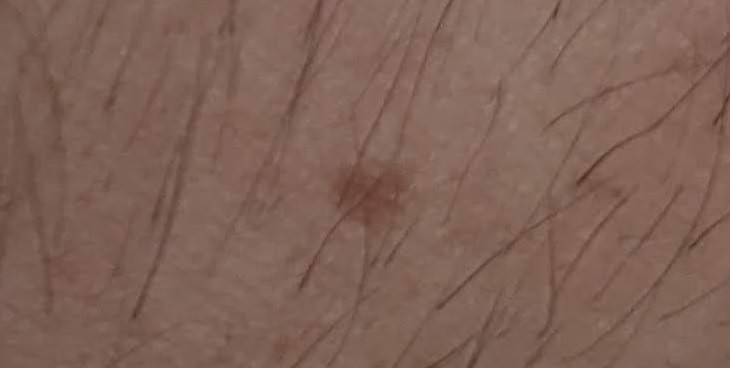
#> input picture Traitement image/pre_processing/essai1.jpg, 730 x 368 px, found by its file name
$ python test.py
#> lines starting #> are read from the running program, lines starting #| are printed output that depends on the picture
import numpy as np
import cv2
import matplotlib.pyplot as plt

sansillum=cv2.imread("C:/tout/Cours/telecom/PAF/essai1.jpg", cv2.IMREAD_UNCHANGED)
#> sansillum is the input picture: shape (368, 730, 3); mean B, G, R 87, 98.4, 127.9
sansillum_bw = cv2.imread("C:/tout/Cours/telecom/PAF/essai1.jpg", 0)
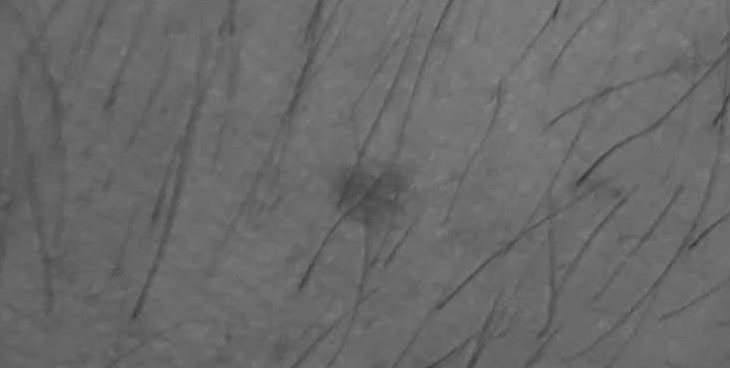
#> sansillum_bw: shape (368, 730); min 51, max 136, mean 105.9
avecillum = cv2.imread("C:/tout/Cours/telecom/PAF/essai2.jpg")
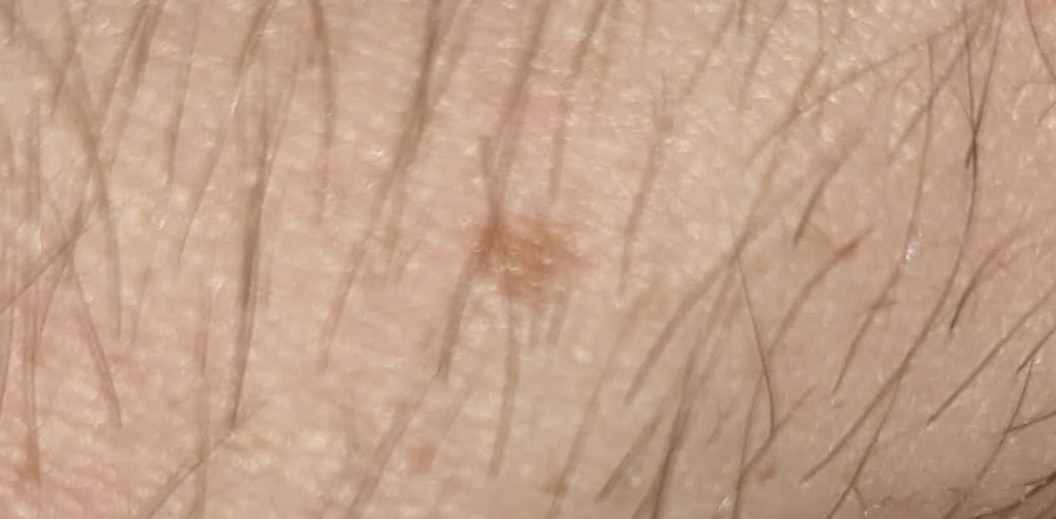
#> input picture photos colin/essai2.jpg, 1056 x 519 px, found by its file name
#> avecillum is the input picture: shape (519, 1056, 3); mean B, G, R 139.3, 161.1, 195.3
avecillum_bw = cv2.imread("C:/tout/Cours/telecom/PAF/essai2.jpg", 0)
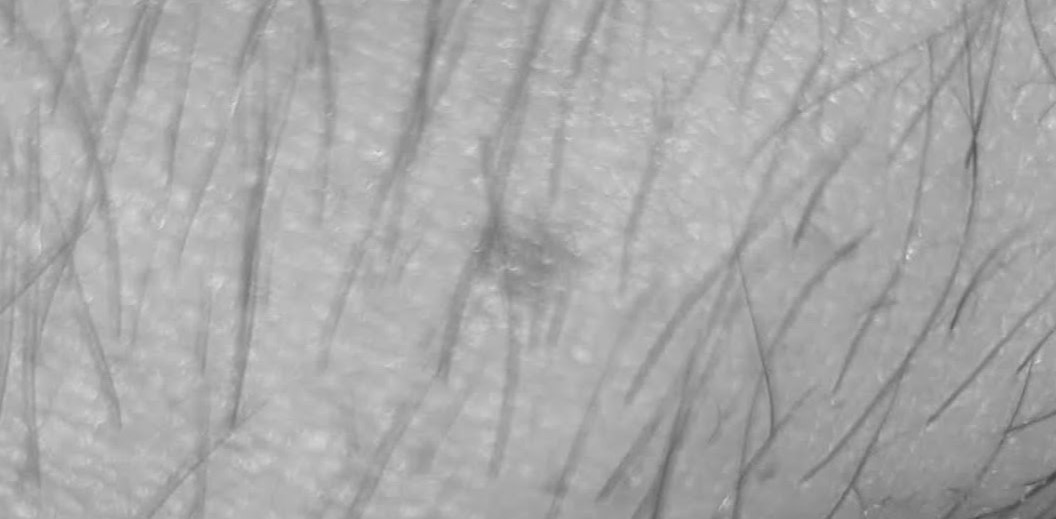
#> avecillum_bw: shape (519, 1056); min 67, max 222, mean 168.9

####### histogrammes methode1

figure, axis = plt.subplots(2)
# #sans illum
# color = ('b','g','r')
# for i,col in enumerate(color):
#     histr = cv2.calcHist([sansillum],[i],None,[256],[0,256])
#     #axis[0].plot(histr,color = col)
#     plt.xlim([0,256])
# histr_bw = cv2.calcHist([sansillum_bw],[0],None,[256],[0,256])
# axis[0].plot(histr_bw, color ="black")


# ## avec illum
# for i,col in enumerate(color):
#     histr = cv2.calcHist([avecillum],[i],None,[256],[0,256])
#     #axis[1].plot(histr,color = col)
#     plt.xlim([0,256])
# histr_bw = cv2.calcHist([avecillum_bw],[0],None,[256],[0,256])
# axis[1].plot(histr_bw, color ="black")

# # axis[2].plot(sansillum_bw)
# # axis[3].plot(avecillum_bw)

# axis[0].set_title("sans flash")
# axis[1].set_title("avec flash")
# # axis[2].set_title("sans flash b&w")
# # axis[3].set_title("avec flash b&w")

# #plt.show()


# #trace des 3 canaux separement
# b,g,r = cv2.split(sansillum)
# cv2.imshow("red", r)
# cv2.imshow("blue", b)
# cv2.imshow("green", g)

# cv2.waitKey(0)
# cv2.destroyAllWindows()


# #### histogrammes methode 2

# hist,bins = np.histogram(sansillum.flatten(), 256, [0,256])
# cdf = hist.cumsum()
# cdf_normalized = cdf * float(hist.max()) / cdf.max()
# plt.plot(cdf_normalized, color = 'b')
# axis [0].hist(sansillum.flatten(),256,[0,256], color = 'r')
# plt.xlim([0,256])
# plt.legend(('cdf','histogram'), loc = 'upper left')
# #plt.show()


##YUV
img_yuv = cv2.cvtColor(avecillum, cv2.COLOR_BGR2YUV)
#> img_yuv: shape (519, 1056, 3); mean of channels 0, 1, 2 168.9, 113.2, 151.3
img_yuv[:,:,0] = cv2.equalizeHist(img_yuv[:,:,0])
#> img_yuv: shape (519, 1056, 3); mean of channels 0, 1, 2 130.3, 113.2, 151.3
img_output = cv2.cvtColor(img_yuv, cv2.COLOR_YUV2BGR)
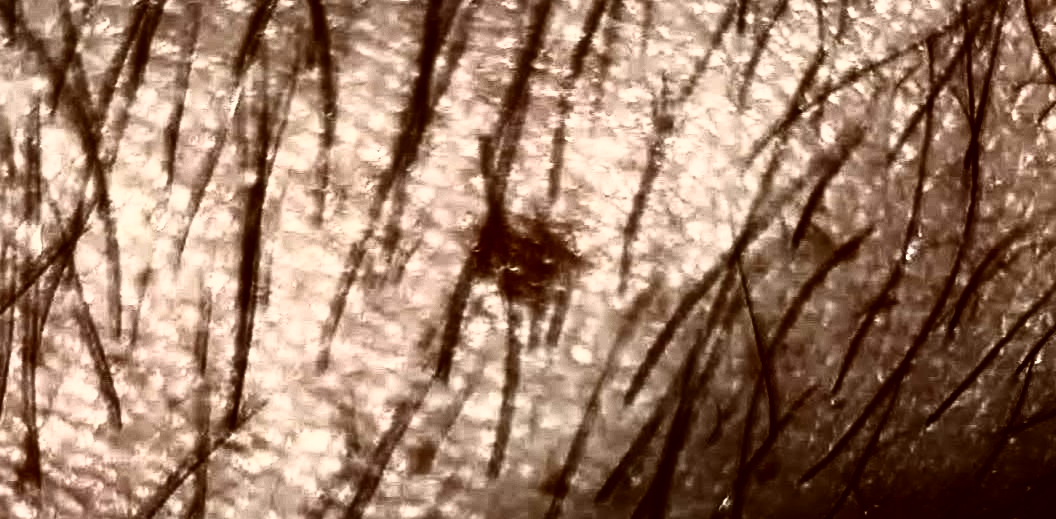
#> img_output: shape (519, 1056, 3); mean B, G, R 102.1, 122.7, 155.6

cv2.imshow('Histogram equalized, YUV', img_output)


##HSV
img_hsv = cv2.cvtColor(avecillum, cv2.COLOR_BGR2HSV)
#> img_hsv: shape (519, 1056, 3); mean H, S, V 11.7, 73.6, 195.3
img_hsv[:,:,0] = cv2.equalizeHist(img_hsv[:,:,0])
#> img_hsv: shape (519, 1056, 3); mean H, S, V 167.2, 73.6, 195.3
img_output2 = cv2.cvtColor(img_hsv, cv2.COLOR_HSV2BGR)
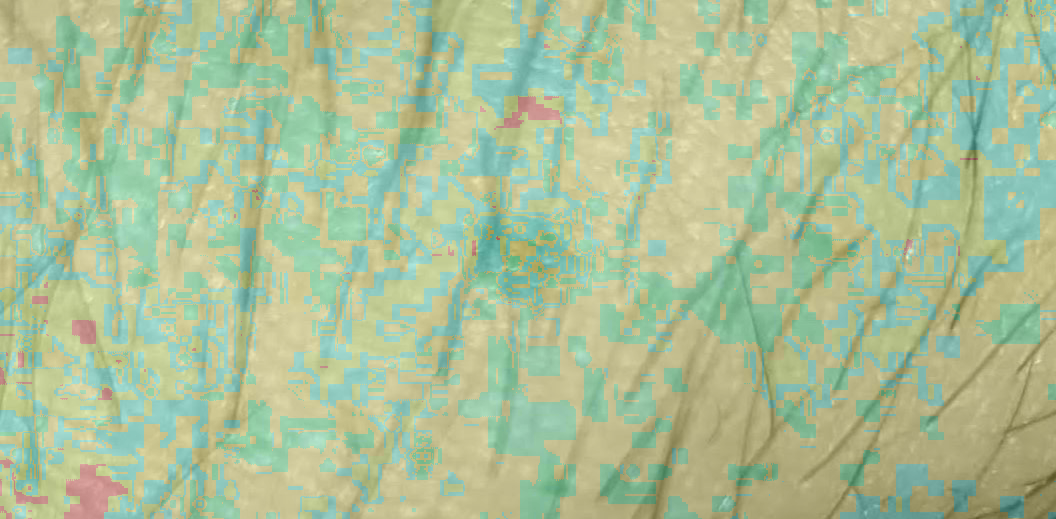
#> img_output2: shape (519, 1056, 3); mean B, G, R 152, 191.9, 171.8

cv2.imshow('Histogram equalized, HSV', img_output2)


##YCrCb
img_YC = cv2.cvtColor(avecillum, cv2.COLOR_BGR2YCrCb)
#> img_YC: shape (519, 1056, 3); mean of channels 0, 1, 2 168.9, 146.9, 111.2
img_YC[:,:,0] = cv2.equalizeHist(img_YC[:,:,0])
#> img_YC: shape (519, 1056, 3); mean of channels 0, 1, 2 130.3, 146.9, 111.2
img_output3 = cv2.cvtColor(img_YC, cv2.COLOR_YCrCb2BGR)

cv2.imshow('Color input image', avecillum)
cv2.imshow('Histogram equalized, YCrCb', img_output2)

cv2.waitKey(0)

fig, ax = plt.subplots(4)
ax[0].plot(cv2.calcHist([img_output], [0], None,[256],[0,256]))
ax[1].plot(cv2.calcHist([img_output2], [0], None,[256],[0,256]))
ax[2].plot(cv2.calcHist([img_output3], [0], None,[256],[0,256]))
plt.show()
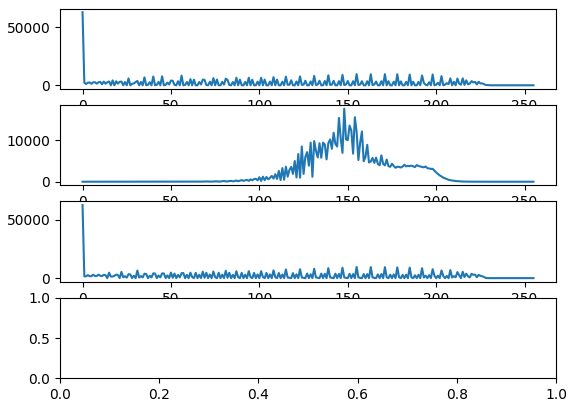
#> figure drawn by matplotlib, 3 panels; panel 1: curve peaks at x = 0, y = 62804; panel 2: curve peaks at x = 148, y = 17657; panel 3: curve peaks at x = 0, y = 62804

def equalizer (image):
    img_hsv = cv2.cvtColor(image, cv2.COLOR_BGR2HSV)
    img_hsv[:,:,0] = cv2.equalizeHist(img_hsv[:,:,0])
    image_output = cv2.cvtColor(img_hsv, cv2.COLOR_HSV2BGR)
    return image_output
